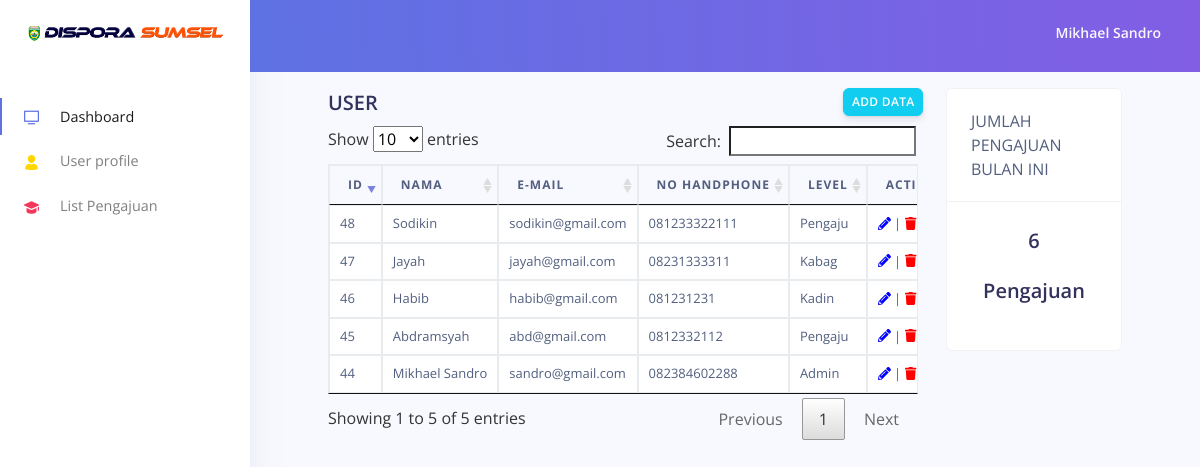
Before: /Admin/index.php (signed in) with the older database file.
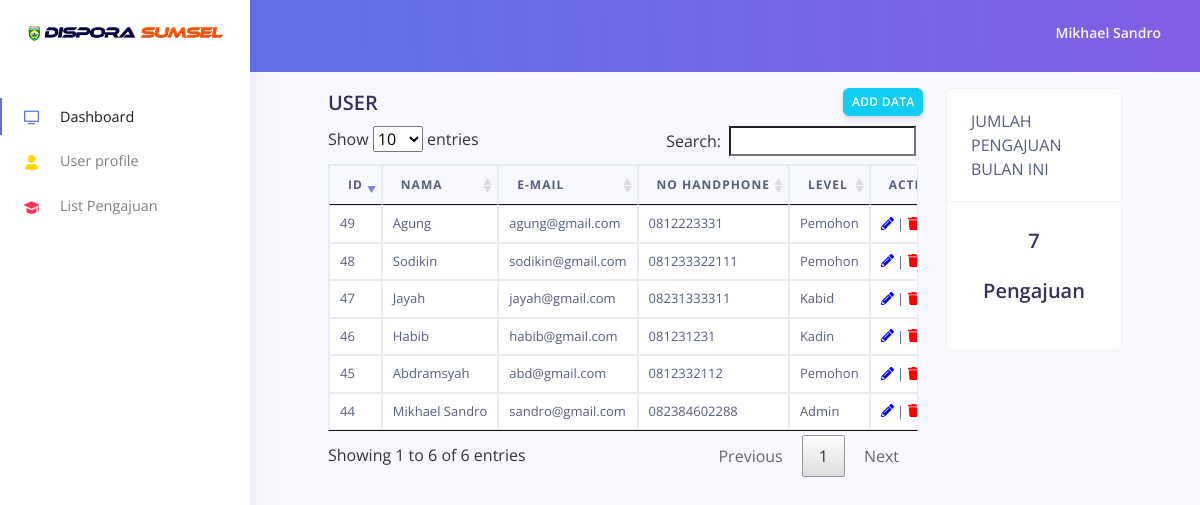
After: the same page with the newer database file.
### tables this page shows
CREATE TABLE `tb_user` (
  `id_user` int(11) NOT NULL,
  `password` varchar(255) NOT NULL,
  `nama` varchar(50) NOT NULL,
  `no_hp` varchar(20) NOT NULL,
  `email` varchar(50) NOT NULL,
  `level` varchar(10) NOT NULL
);

### admin/page/dashboard.php (the view, shortened to what this page needs)
<?php
include "../includes/conn.php";
?>
<div class="container-fluid">
  <div class="header-body">
    <div class="row">
      <div class="col-lg-9">
        <table class="table table-bordered table-responsive" id="data-transaksi">
          <div class="row">
            <div class="col-lg-10" >
              <h2>USER</h2>
            </div>
            <div class="col-lg-2 text-right">
              <a href="#" type="button" class="btn btn-info btn-sm" data-toggle="modal" data-target="#myModal">ADD DATA</a>
            </div>
          </div>
          <thead>
            <tr>
              <th>ID</th>
              <th>Nama</th>
              <th>E-mail</th>
              <th>No Handphone</th>
              <th>Level</th>
              <th>Action</th>
            </tr>
          </thead>
          <tbody>
            <?php
            $sql = "SELECT * FROM tb_user";
            $query = mysqli_query($link, $sql);
            while ($hasil = mysqli_fetch_array($query)) :
            ?>
              <tr>
                <td><?= $hasil['id_user']; ?></td>
                <td><?= $hasil['nama']; ?></td>
                <td><?= $hasil['email']; ?></td>
                <td><?= $hasil['no_hp']; ?></td>
                <td><?= $hasil['level']; ?></td>
                <td>
                  <a href="#" data-toggle="modal" data-target="#modal-form<?php echo $hasil['id_user']; ?>">
                    <i class='fas fa-pencil-alt' style="color: blue;"></i>
                  </a>
                  |
                  <a href="javascript:hapusData_user('<?= $hasil['id_user']; ?>')">
                    <i class='fas fa-trash' style="color: red;"></i>
                  </a>
                </td>
              </tr>
            <?php endwhile ?>
          </tbody>
        </table>
      </div>
      <div class="col-lg-3">
        <div class="card">
          <div class="card-header">
            JUMLAH PENGAJUAN BULAN INI
          </div>
          <div class="card-body">
            <?php
            $sql_jumlah = "SELECT COUNT(no_ticket) AS jumlah FROM `tb_request` WHERE month(tgl_req) = 07 AND year(tgl_req) = 2022";
            $query_jumlah = mysqli_query($link, $sql_jumlah);
            $jumlah = mysqli_fetch_array($query_jumlah);
            ?>
            <h2 class="card-title text-center"><?= $jumlah['jumlah']?></h2>
            <h2 class="card-title text-center">Pengajuan</h2>
          </div>
        </div>
      </div>
    </div>
  </div>
</div>

### admin/index.php (shortened to what this page needs)
<!DOCTYPE html>
<html lang="en">
<head>
  <link rel="stylesheet" href="../assets/nucleo/css/nucleo.css" type="text/css">
  <link rel="stylesheet" type="text/css" href="../assets/DataTables/datatables.min.css" />
  <link rel="stylesheet" href="../assets/css/argon-dashboard.css?v=1.1.0" type="text/css">
  <link rel="stylesheet" href="../assets/css/all.css">
</head>
<body>
  <nav class="navbar navbar-vertical fixed-left navbar-expand-md navbar-light bg-white" id="sidenav-main">
    <div class="container-fluid">
      <a class="navbar-brand pt-0" href="#">
        <img src="../assets/img/icons/logo.png" class="navbar-brand-img">
      </a>
      <div class="collapse navbar-collapse" id="sidenav-collapse-main">
        <ul class="navbar-nav">
          <li class="nav-item  class=" active=" ">
            <a class=" nav-link active " href="?p=dashboard"> <i class="ni ni-tv-2 text-primary"></i> Dashboard
            </a>
          </li>
          <li class="nav-item">
            <a class="nav-link " href="?p=profile">
              <i class="ni ni-single-02 text-yellow"></i> User profile
            </a>
          </li>
        </ul>
        <ul class="navbar-nav mb-md-3">
          <li class="nav-item">
            <a class="nav-link " href="?p=history_request">
              <i class="ni ni-hat-3 text-red"></i> List Pengajuan
            </a>
          </li>
        </ul>
      </div>
    </div>
  </nav>
  <div class="main-content">
    <nav class="navbar navbar-top navbar-expand-md navbar-dark" id="navbar-main">
      <div class="container-fluid">
          <ul class="navbar-nav align-items-center d-none d-md-flex ml-auto">
            <li class="nav-item dropdown">
              <a class="nav-link pr-0" href="#" role="button" data-toggle="dropdown">
                <div class="media align-items-center">
                  <div class="media-body ml-2 d-none d-lg-block">
                    <span class="mb-0 text-sm  font-weight-bold"><?php echo $_SESSION['nama'];?></span>
                  </div>
                </div>
              </a>
            </li>
          </ul>
      </div>
    </nav>
    <div class="header bg-gradient-primary pb-4 pt-md-5"></div>
    <div class="container-fluid mt-3">
      <div class="row mt-3">
        <div class="col-md-12 mb-5 mb-xl-0">
          <?php
          include 'include/controller-page.php';
          ?>
        </div>
      </div>
    </div>
  </div>
</body>
</html>

### admin/include/controller-page.php
<?php
include '../includes/conn.php';
$dir = 'page/';
if (isset($_GET['p'])) {
	$page = $_GET['p'];
	switch ($page) {
		case 'dashboard':
			include $dir . 'dashboard.php';
			break;
		case 'request':
			include $dir . 'request.php';
			break;
		case 'history_request':
			include $dir . 'history_request.php';
			break;
		case 'profile':
			include $dir . 'profile.php';
			break;
		case 'report_request':
			include $dir . 'report_request.php';
			break;
		case 'reject_request':
			include $dir . 'reject_request.php';
			break;
		case 'delete':
			include $dir . 'delete.php';
			break;;
		case 'delete_request':
			include $dir . 'delete_request.php';
			break;
		case 'approve_request':
			include $dir . 'approve_request.php';
			break;
		default:
			include $dir . 'blank.php';
			break;
	}
} else {
	include $dir . 'dashboard.php';
}

### assets/nucleo/css/nucleo.css (style rules this page uses)
.ni { display: inline-block; font: normal normal normal 14px/1 NucleoIcons; font-size: inherit; text-rendering: auto; -webkit-font-smoothing: antialiased; -moz-osx-font-smoothing: grayscale; }
.ni-hat-3::before { content: "\ea37"; }
.ni-single-02::before { content: "\ea4e"; }
.ni-tv-2::before { content: "\ea59"; }

### assets/css/all.css (style rules this page uses)
.fa-pencil-alt:before { content: "\f303"; }
.fa-trash:before { content: "\f1f8"; }

Changed rows visible on the page:
changed tb_user "Abdramsyah": level "Pengaju" → "Pemohon"
changed tb_user "Jayah": level "Kabag" → "Kabid"
changed tb_user "Sodikin": level "Pengaju" → "Pemohon"
added tb_user: id_user "49", nama "Agung", email "agung@gmail.com", no_hp "0812223331", level "Pemohon"
Other visible differences:
text written by a page script: "Show entries Search: Showing 1 to 5 of 5 entries Previous 1 Next" → "Show entries Search: Showing 1 to 6 of 6 entries Previous 1 Next"
$jumlah['jumlah']: "6" → "7"
